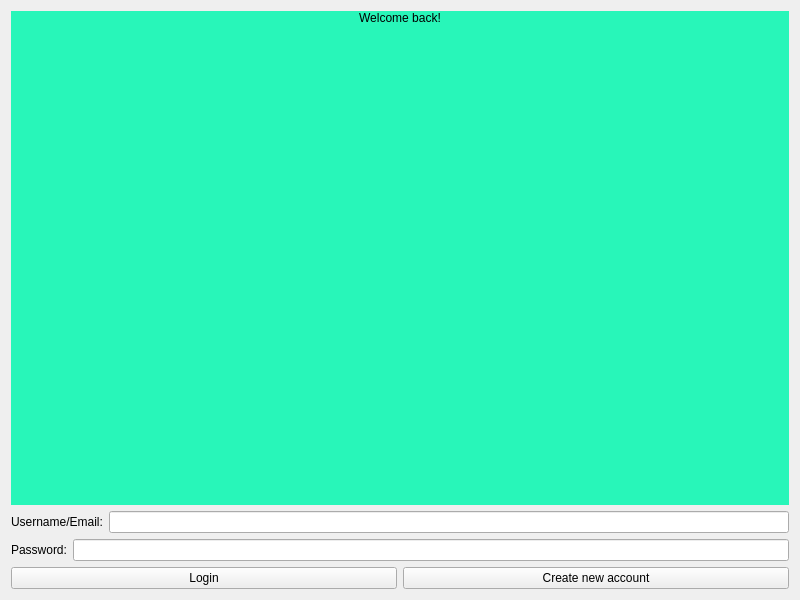
<?xml version="1.0" encoding="UTF-8"?>
<ui version="4.0">
 <class>LoginWND</class>
 <widget class="QWidget" name="LoginWND">
  <property name="geometry">
   <rect>
    <x>0</x>
    <y>0</y>
    <width>800</width>
    <height>600</height>
   </rect>
  </property>
  <property name="windowTitle">
   <string>Login page</string>
  </property>
  <layout class="QVBoxLayout" name="verticalLayout_2">
   <item>
    <widget class="QLabel" name="label">
     <property name="styleSheet">
      <string notr="true">font: 48pt &quot;Noto Sans&quot;;
background-color: rgb(40, 246, 185);
color: rgb(0, 0, 0);</string>
     </property>
     <property name="text">
      <string>Welcome back!</string>
     </property>
     <property name="alignment">
      <set>Qt::AlignmentFlag::AlignHCenter|Qt::AlignmentFlag::AlignTop</set>
     </property>
    </widget>
   </item>
   <item>
    <layout class="QHBoxLayout" name="horizontalLayout">
     <item>
      <widget class="QLabel" name="label_2">
       <property name="text">
        <string>Username/Email:</string>
       </property>
      </widget>
     </item>
     <item>
      <widget class="QLineEdit" name="lineEdit"/>
     </item>
    </layout>
   </item>
   <item>
    <layout class="QHBoxLayout" name="horizontalLayout_2">
     <item>
      <widget class="QLabel" name="label_3">
       <property name="text">
        <string>Password:</string>
       </property>
      </widget>
     </item>
     <item>
      <widget class="QLineEdit" name="lineEdit_2">
       <property name="echoMode">
        <enum>QLineEdit::EchoMode::Password</enum>
       </property>
      </widget>
     </item>
    </layout>
   </item>
   <item>
    <layout class="QHBoxLayout" name="horizontalLayout_3">
     <item>
      <widget class="QPushButton" name="pushButton">
       <property name="text">
        <string>Login</string>
       </property>
      </widget>
     </item>
     <item>
      <widget class="QPushButton" name="pushButton_2">
       <property name="text">
        <string>Create new account</string>
       </property>
      </widget>
     </item>
    </layout>
   </item>
  </layout>
 </widget>
 <resources/>
 <connections/>
</ui>
